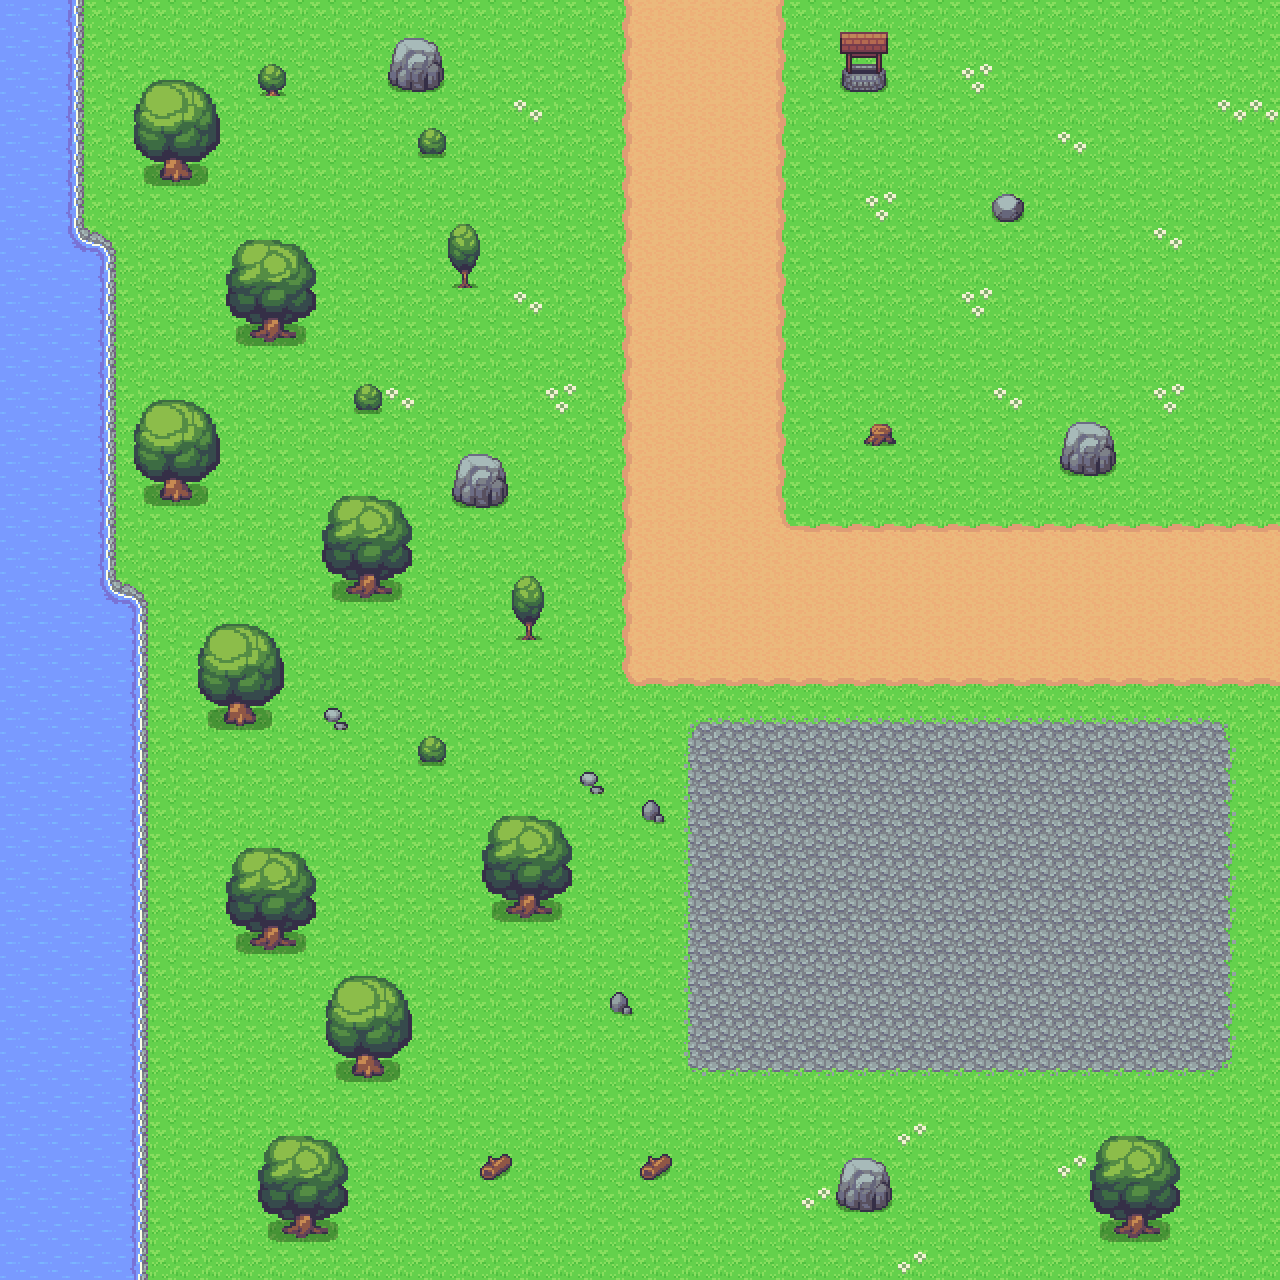

Tiled map render using the project's own tile images. Description and the map definition, with tile-layer contents summarised, below:
An orthogonal 40x40 tile map with 32x32 px tiles, 5 tile layers (floor, water, road, trees, ...), 2 tilesets and 1 object.

<map version="1.10" tiledversion="1.11.2" orientation="orthogonal" renderorder="right-down" width="40" height="40" tilewidth="32" tileheight="32" infinite="0" nextlayerid="7" nextobjectid="3">
 <properties>
  <property name="xSpawnPoint" type="int" value="710" />
  <property name="ySpawnPoint" type="int" value="1100" />
 </properties>
 <tileset firstgid="1" source="../TSXS/1_terrain.tsx" />
 <tileset firstgid="361" source="../TSXS/3_plants.tsx" />
 <layer id="1" name="floor" width="40" height="40">
  <data>[1600 cells, 1600 non-empty, 1 distinct tile ids]</data>
 </layer>
 <layer id="2" name="water" width="40" height="40">
  <data>[1600 cells, 175 non-empty, 4 distinct tile ids]</data>
 </layer>
 <layer id="3" name="road" width="40" height="40">
  <data>[1600 cells, 438 non-empty, 16 distinct tile ids]</data>
 </layer>
 <layer id="5" name="trees" width="40" height="40">
  <data>[1600 cells, 173 non-empty, 44 distinct tile ids]</data>
 </layer>
 <layer id="6" name="invisible" width="40" height="40">
  <data>[1600 cells, 152 non-empty, 1 distinct tile ids]</data>
 </layer>
 <objectgroup id="4" name="spawneable">
  <object id="1" x="713.333" y="746.667" width="485.333" height="301.333" />
 </objectgroup>
</map>
